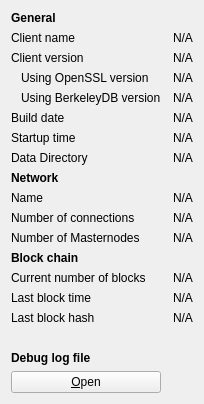
     <widget class="QWidget" name="tab_info">
      <attribute name="title">
       <string>&amp;Information</string>
      </attribute>
      <layout class="QGridLayout" name="gridLayout" columnstretch="0,0">
       <property name="horizontalSpacing">
        <number>12</number>
       </property>
       <item row="7" column="1">
        <widget class="QLabel" name="dataDir">
         <property name="text">
          <string>N/A</string>
         </property>
        </widget>
       </item>
       <item row="0" column="0">
        <widget class="QLabel" name="generalHeader">
         <property name="font">
          <font>
           <weight>75</weight>
           <bold>true</bold>
          </font>
         </property>
         <property name="text">
          <string>General</string>
         </property>
        </widget>
       </item>
       <item row="1" column="0">
        <widget class="QLabel" name="clientNameLabel">
         <property name="text">
          <string>Client name</string>
         </property>
        </widget>
       </item>
       <item row="1" column="1">
        <widget class="QLabel" name="clientName">
         <property name="cursor">
          <cursorShape>IBeamCursor</cursorShape>
         </property>
         <property name="text">
          <string>N/A</string>
         </property>
         <property name="textFormat">
          <enum>Qt::PlainText</enum>
         </property>
         <property name="textInteractionFlags">
          <set>Qt::LinksAccessibleByMouse|Qt::TextSelectableByKeyboard|Qt::TextSelectableByMouse</set>
         </property>
        </widget>
       </item>
       <item row="2" column="0">
        <widget class="QLabel" name="clientVersionLabel">
         <property name="text">
          <string>Client version</string>
         </property>
        </widget>
       </item>
       <item row="2" column="1">
        <widget class="QLabel" name="clientVersion">
         <property name="cursor">
          <cursorShape>IBeamCursor</cursorShape>
         </property>
         <property name="text">
          <string>N/A</string>
         </property>
         <property name="textFormat">
          <enum>Qt::PlainText</enum>
         </property>
         <property name="textInteractionFlags">
          <set>Qt::LinksAccessibleByMouse|Qt::TextSelectableByKeyboard|Qt::TextSelectableByMouse</set>
         </property>
        </widget>
       </item>
       <item row="3" column="0">
        <widget class="QLabel" name="openSSLVersionLabel">
         <property name="text">
          <string>Using OpenSSL version</string>
         </property>
         <property name="indent">
          <number>10</number>
         </property>
        </widget>
       </item>
       <item row="3" column="1">
        <widget class="QLabel" name="openSSLVersion">
         <property name="cursor">
          <cursorShape>IBeamCursor</cursorShape>
         </property>
         <property name="text">
          <string>N/A</string>
         </property>
         <property name="textFormat">
          <enum>Qt::PlainText</enum>
         </property>
         <property name="textInteractionFlags">
          <set>Qt::LinksAccessibleByMouse|Qt::TextSelectableByKeyboard|Qt::TextSelectableByMouse</set>
         </property>
        </widget>
       </item>
       <item row="4" column="0">
        <widget class="QLabel" name="berkeleyDBVersionLabel">
         <property name="text">
          <string>Using BerkeleyDB version</string>
         </property>
         <property name="indent">
          <number>10</number>
         </property>
        </widget>
       </item>
       <item row="4" column="1">
        <widget class="QLabel" name="berkeleyDBVersion">
         <property name="cursor">
          <cursorShape>IBeamCursor</cursorShape>
         </property>
         <property name="text">
          <string>N/A</string>
         </property>
         <property name="textFormat">
          <enum>Qt::PlainText</enum>
         </property>
         <property name="textInteractionFlags">
          <set>Qt::LinksAccessibleByMouse|Qt::TextSelectableByKeyboard|Qt::TextSelectableByMouse</set>
         </property>
        </widget>
       </item>
       <item row="5" column="0">
        <widget class="QLabel" name="buildDateLabel">
         <property name="text">
          <string>Build date</string>
         </property>
        </widget>
       </item>
       <item row="5" column="1">
        <widget class="QLabel" name="buildDate">
         <property name="cursor">
          <cursorShape>IBeamCursor</cursorShape>
         </property>
         <property name="text">
          <string>N/A</string>
         </property>
         <property name="textFormat">
          <enum>Qt::PlainText</enum>
         </property>
         <property name="textInteractionFlags">
          <set>Qt::LinksAccessibleByMouse|Qt::TextSelectableByKeyboard|Qt::TextSelectableByMouse</set>
         </property>
        </widget>
       </item>
       <item row="6" column="0">
        <widget class="QLabel" name="startupTimeLabel">
         <property name="text">
          <string>Startup time</string>
         </property>
        </widget>
       </item>
       <item row="6" column="1">
        <widget class="QLabel" name="startupTime">
         <property name="cursor">
          <cursorShape>IBeamCursor</cursorShape>
         </property>
         <property name="text">
          <string>N/A</string>
         </property>
         <property name="textFormat">
          <enum>Qt::PlainText</enum>
         </property>
         <property name="textInteractionFlags">
          <set>Qt::LinksAccessibleByMouse|Qt::TextSelectableByKeyboard|Qt::TextSelectableByMouse</set>
         </property>
        </widget>
       </item>
       <item row="8" column="0">
        <widget class="QLabel" name="networkHeader">
         <property name="font">
          <font>
           <weight>75</weight>
           <bold>true</bold>
          </font>
         </property>
         <property name="text">
          <string>Network</string>
         </property>
        </widget>
       </item>
       <item row="9" column="0">
        <widget class="QLabel" name="networkNameLabel">
         <property name="text">
          <string>Name</string>
         </property>
        </widget>
       </item>
       <item row="9" column="1">
        <widget class="QLabel" name="networkName">
         <property name="cursor">
          <cursorShape>IBeamCursor</cursorShape>
         </property>
         <property name="text">
          <string>N/A</string>
         </property>
         <property name="textFormat">
          <enum>Qt::PlainText</enum>
         </property>
         <property name="textInteractionFlags">
          <set>Qt::LinksAccessibleByMouse|Qt::TextSelectableByKeyboard|Qt::TextSelectableByMouse</set>
         </property>
        </widget>
       </item>
       <item row="10" column="0">
        <widget class="QLabel" name="numberOfConnectionsLabel">
         <property name="text">
          <string>Number of connections</string>
         </property>
        </widget>
       </item>
       <item row="10" column="1">
        <widget class="QLabel" name="numberOfConnections">
         <property name="cursor">
          <cursorShape>IBeamCursor</cursorShape>
         </property>
         <property name="text">
          <string>N/A</string>
         </property>
         <property name="textFormat">
          <enum>Qt::PlainText</enum>
         </property>
         <property name="textInteractionFlags">
          <set>Qt::LinksAccessibleByMouse|Qt::TextSelectableByKeyboard|Qt::TextSelectableByMouse</set>
         </property>
        </widget>
       </item>
       <item row="11" column="0">
        <widget class="QLabel" name="masternodeCountLabel">
         <property name="text">
          <string>Number of Masternodes</string>
         </property>
        </widget>
       </item>
       <item row="11" column="1">
        <widget class="QLabel" name="masternodeCount">
         <property name="cursor">
          <cursorShape>IBeamCursor</cursorShape>
         </property>
         <property name="text">
          <string>N/A</string>
         </property>
         <property name="textFormat">
          <enum>Qt::PlainText</enum>
         </property>
         <property name="textInteractionFlags">
          <set>Qt::LinksAccessibleByMouse|Qt::TextSelectableByKeyboard|Qt::TextSelectableByMouse</set>
         </property>
        </widget>
       </item>
       <item row="12" column="0">
        <widget class="QLabel" name="blockchainHeader">
         <property name="font">
          <font>
           <weight>75</weight>
           <bold>true</bold>
          </font>
         </property>
         <property name="text">
          <string>Block chain</string>
         </property>
        </widget>
       </item>
       <item row="13" column="0">
        <widget class="QLabel" name="numberOfBlocksLabel">
         <property name="text">
          <string>Current number of blocks</string>
         </property>
        </widget>
       </item>
       <item row="13" column="1">
        <widget class="QLabel" name="numberOfBlocks">
         <property name="cursor">
          <cursorShape>IBeamCursor</cursorShape>
         </property>
         <property name="text">
          <string>N/A</string>
         </property>
         <property name="textFormat">
          <enum>Qt::PlainText</enum>
         </property>
         <property name="textInteractionFlags">
          <set>Qt::LinksAccessibleByMouse|Qt::TextSelectableByKeyboard|Qt::TextSelectableByMouse</set>
         </property>
        </widget>
       </item>
       <item row="14" column="0">
        <widget class="QLabel" name="lastBlockTimeLabel">
         <property name="text">
          <string>Last block time</string>
         </property>
        </widget>
       </item>
       <item row="14" column="1">
        <widget class="QLabel" name="lastBlockTime">
         <property name="cursor">
          <cursorShape>IBeamCursor</cursorShape>
         </property>
         <property name="text">
          <string>N/A</string>
         </property>
         <property name="textFormat">
          <enum>Qt::PlainText</enum>
         </property>
         <property name="textInteractionFlags">
          <set>Qt::LinksAccessibleByMouse|Qt::TextSelectableByKeyboard|Qt::TextSelectableByMouse</set>
         </property>
        </widget>
       </item>
       <item row="16" column="0">
        <spacer name="verticalSpacer_2">
         <property name="orientation">
          <enum>Qt::Vertical</enum>
         </property>
         <property name="sizeHint" stdset="0">
          <size>
           <width>20</width>
           <height>20</height>
          </size>
         </property>
        </spacer>
       </item>
       <item row="17" column="0">
        <widget class="QLabel" name="debugLogFileHeader">
         <property name="font">
          <font>
           <weight>75</weight>
           <bold>true</bold>
          </font>
         </property>
         <property name="text">
          <string>Debug log file</string>
         </property>
        </widget>
       </item>
       <item row="18" column="0">
        <widget class="QPushButton" name="openDebugLogfileButton">
         <property name="toolTip">
          <string>Open the Bulldog debug log file from the current data directory. This can take a few seconds for large log files.</string>
         </property>
         <property name="text">
          <string>&amp;Open</string>
         </property>
         <property name="autoDefault">
          <bool>false</bool>
         </property>
        </widget>
       </item>
       <item row="7" column="0">
        <widget class="QLabel" name="dataDirLabel">
         <property name="text">
          <string>Data Directory</string>
         </property>
        </widget>
       </item>
       <item row="15" column="0">
        <widget class="QLabel" name="lastBlockHashLabel">
         <property name="text">
          <string>Last block hash</string>
         </property>
        </widget>
       </item>
       <item row="15" column="1">
        <widget class="QLabel" name="lastBlockHash">
         <property name="text">
          <string>N/A</string>
         </property>
        </widget>
       </item>
      </layout>
     </widget>
